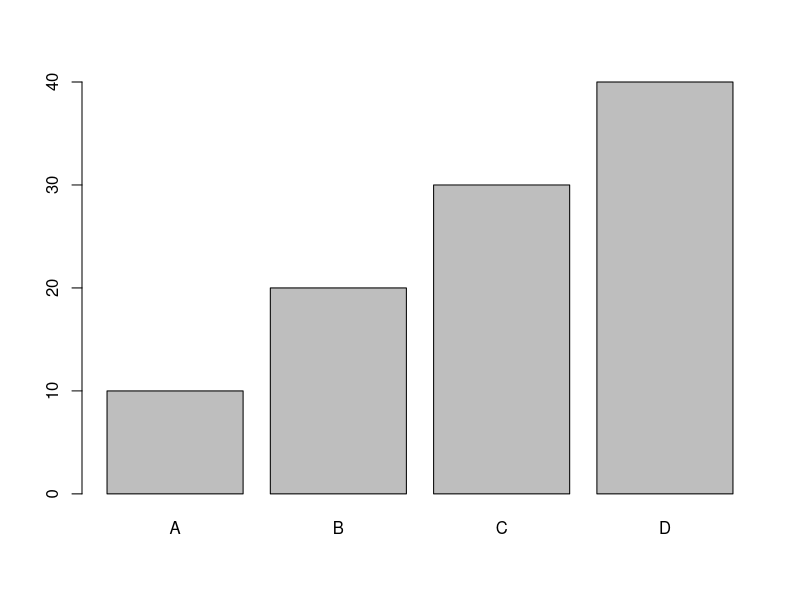
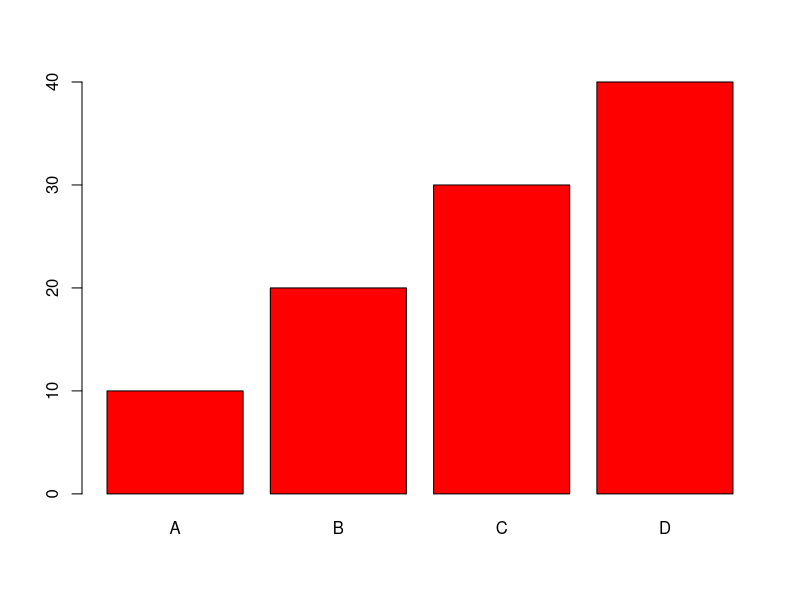
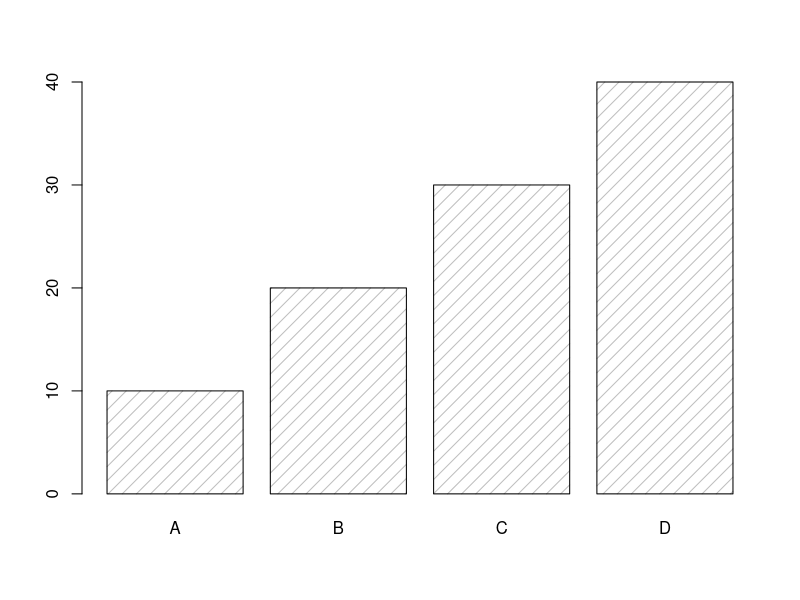
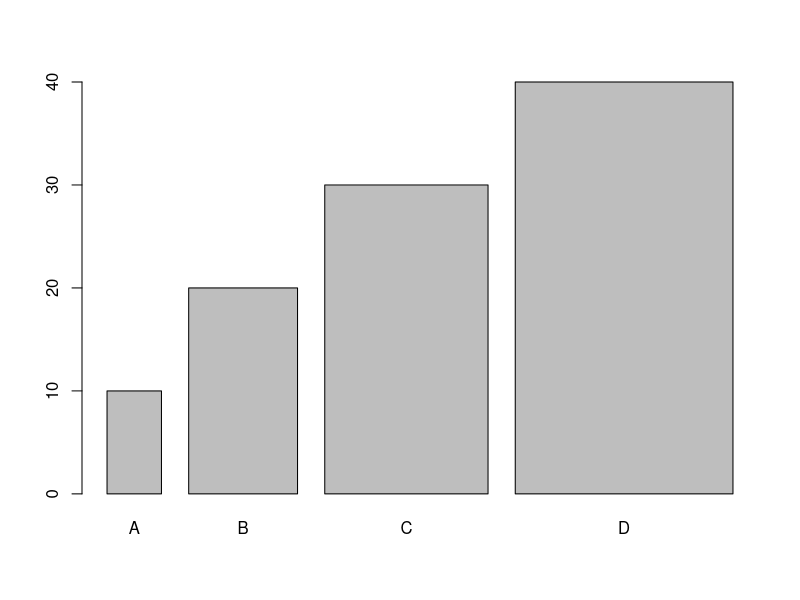
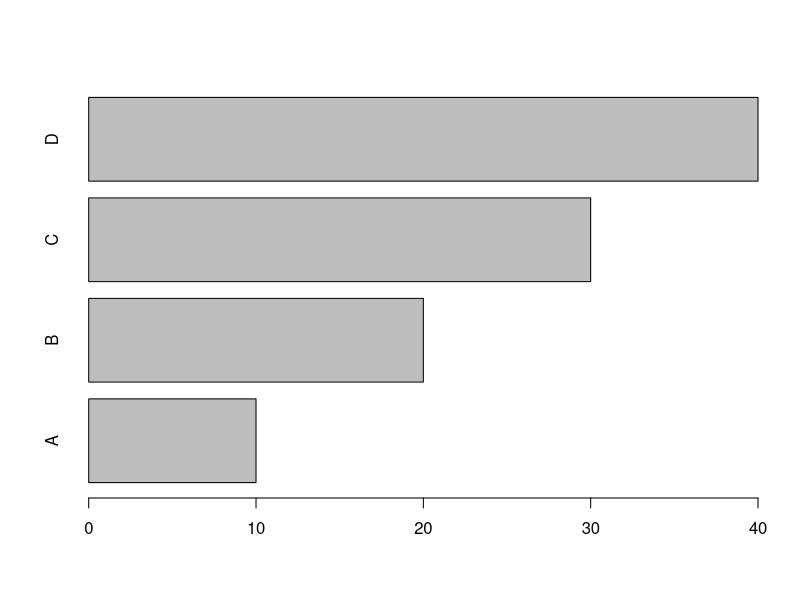

Recreate these plots in R, in order.
x<-c("A","B","C","D")
y<-c(10,20,30,40)
barplot(y,names.arg=x)
barplot(y,names.arg=x,col="red")
#Density/Bar Texture
barplot(y,names.arg=x,density=10)
#Bar Width
barplot(y,names.arg=x,width=c(2,4,6,8))
#Horizontal Bar
barplot(y,names.arg=x,horiz=TRUE)